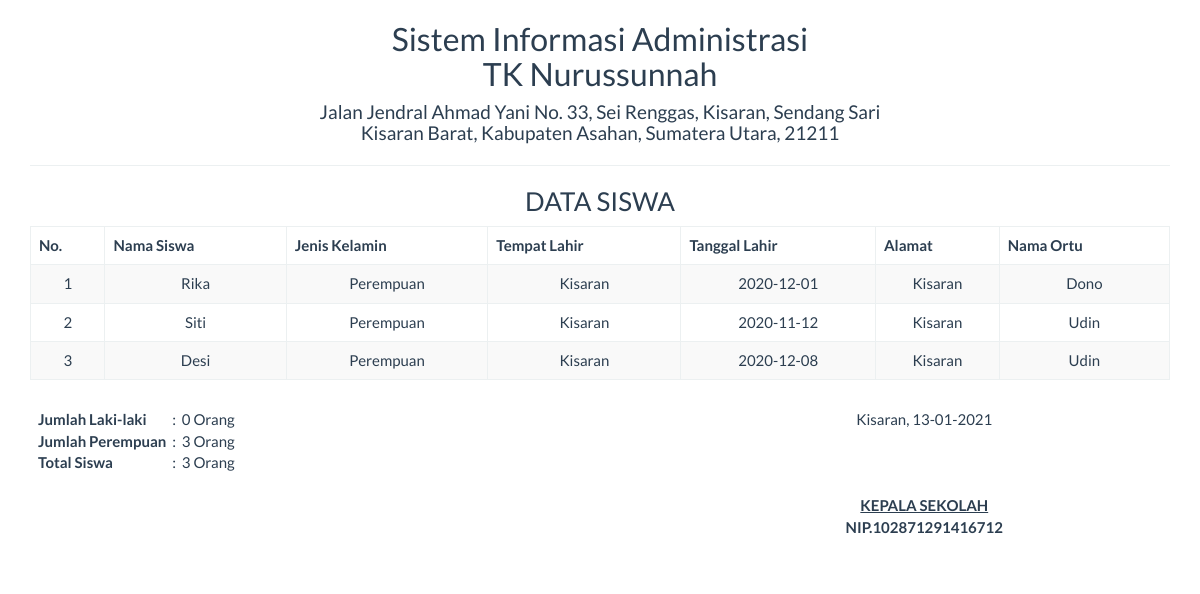
Screenshot of /report/siswa_semua.php with the database file from the repository.
### tables this page shows
CREATE TABLE `siswa` (
  `id` int(11) NOT NULL,
  `nama_siswa` varchar(255) NOT NULL,
  `jenis_kelamin` varchar(20) NOT NULL,
  `tempat_lahir` varchar(20) NOT NULL,
  `tgl_lahir` date NOT NULL,
  `alamat` varchar(255) NOT NULL,
  `nama_ortu` varchar(255) NOT NULL
);

### report/siswa_semua.php (the view, shortened to what this page needs)
<!DOCTYPE html>
<html>
    <head>
        <link href="../Assets/css/bootstrap.min.css" rel="stylesheet" type="text/css"/>
    </head>
    <body onload="print()">
        <?php
        include '../config/koneksi.php';
        ?>
        <div class="container">
            <div class='row'>
                <div class="col-sm-12">
                    <div class="text-center">
                        <h2>Sistem Informasi Administrasi <br>
                        TK Nurussunnah </h2>
                        <h4>Jalan Jendral Ahmad Yani No. 33, Sei Renggas, Kisaran, Sendang Sari <br> Kisaran Barat, Kabupaten Asahan, Sumatera Utara, 21211</h4>
                        <hr>
                        <h3>DATA SISWA</h3>
                        <table class="table table-bordered table-striped table-hover">
                            <thead>
                                <tr>
                                    <th>No.</th>
                                    <th>Nama Siswa</th>
                                    <th>Jenis Kelamin</th>
                                    <th>Tempat Lahir</th>
                                    <th>Tanggal Lahir</th>
                                    <th>Alamat</th>
                                    <th>Nama Ortu</th>
                                </tr>
                            </thead>
                            <tbody>
                                <?php
                                $sql = "SELECT * FROM siswa";
                                $query = mysqli_query($koneksi, $sql) or die("SQL Anda Salah");
                                $nomor = 0;
                                while ($data = mysqli_fetch_array($query)) {
                                    $nomor++;
                                    ?>
                                    <tr>
                                        <td><?= $nomor ?></td>
                                        <td><?= $data['nama_siswa'] ?></td>
                                        <td><?= $data['jenis_kelamin'] ?></td>
                                        <td><?= $data['tempat_lahir'] ?></td>
                                        <td><?= $data['tgl_lahir'] ?></td>
                                        <td><?= $data['alamat'] ?></td>
                                        <td><?= $data['nama_ortu'] ?></td>
                                    </tr>
                                <?php } ?>
                            </tbody>
                        </table>
                        <table class="table">
                                <tbody>
                                    <tr>
                                        <td>
                                            <table>
                                                <?php
                                                    $sql1 = "SELECT id FROM siswa WHERE jenis_kelamin='Laki laki'";
                                                    $query1 = mysqli_query($koneksi, $sql1) or die("SQL Anda Salah");
                                                    $laki = mysqli_num_rows($query1);
                                                    $sql2 = "SELECT id FROM siswa WHERE jenis_kelamin='Perempuan'";
                                                    $query2 = mysqli_query($koneksi, $sql2) or die("SQL Anda Salah");
                                                    $perempuan = mysqli_num_rows($query2);
                                                    $sql3 = "SELECT id FROM siswa";
                                                    $query3 = mysqli_query($koneksi, $sql3) or die("SQL Anda Salah");
                                                    $total = mysqli_num_rows($query3);
                                                ?>
                                                <tr>
                                                    <th >Jumlah Laki-laki</th><td>&nbsp;  : &nbsp;</td><td> <?= $laki ?> Orang</td>
                                                </tr>
                                                <tr>
                                                    <th>Jumlah Perempuan</th><td>&nbsp;  : &nbsp;</td><td> <?= $perempuan ?> Orang</td>
                                                </tr>
                                                <tr>
                                                    <th>Total Siswa</th><td>&nbsp;  : &nbsp;</td><td> <?= $total ?> Orang</td>
                                                </tr>
                                            </table>
                                        </td>
                                        <td></td>
                                        <td>
                                            <div class="text-center">
                                                Kisaran,  <?= date("d-m-Y") ?>
                                                <br><br><br><br>
                                                <u><strong>KEPALA SEKOLAH<strong></u><br>
                                                NIP.102871291416712
                                            </div>
                                        </td>
                                    </tr>
                                </tbody>
                        </table>
                    </div>
                </div>
            </div>
    </body>
</html>

### rows the page displays
siswa: nama_siswa "Rika", jenis_kelamin "Perempuan", tempat_lahir "Kisaran", tgl_lahir "2020-12-01", alamat "Kisaran", nama_ortu "Dono"
siswa: nama_siswa "Siti", jenis_kelamin "Perempuan", tempat_lahir "Kisaran", tgl_lahir "2020-11-12", alamat "Kisaran", nama_ortu "Udin"
siswa: nama_siswa "Desi", jenis_kelamin "Perempuan", tempat_lahir "Kisaran", tgl_lahir "2020-12-08", alamat "Kisaran", nama_ortu "Udin"

### other values shown
$laki "0"
$perempuan "3"
$total "3"
